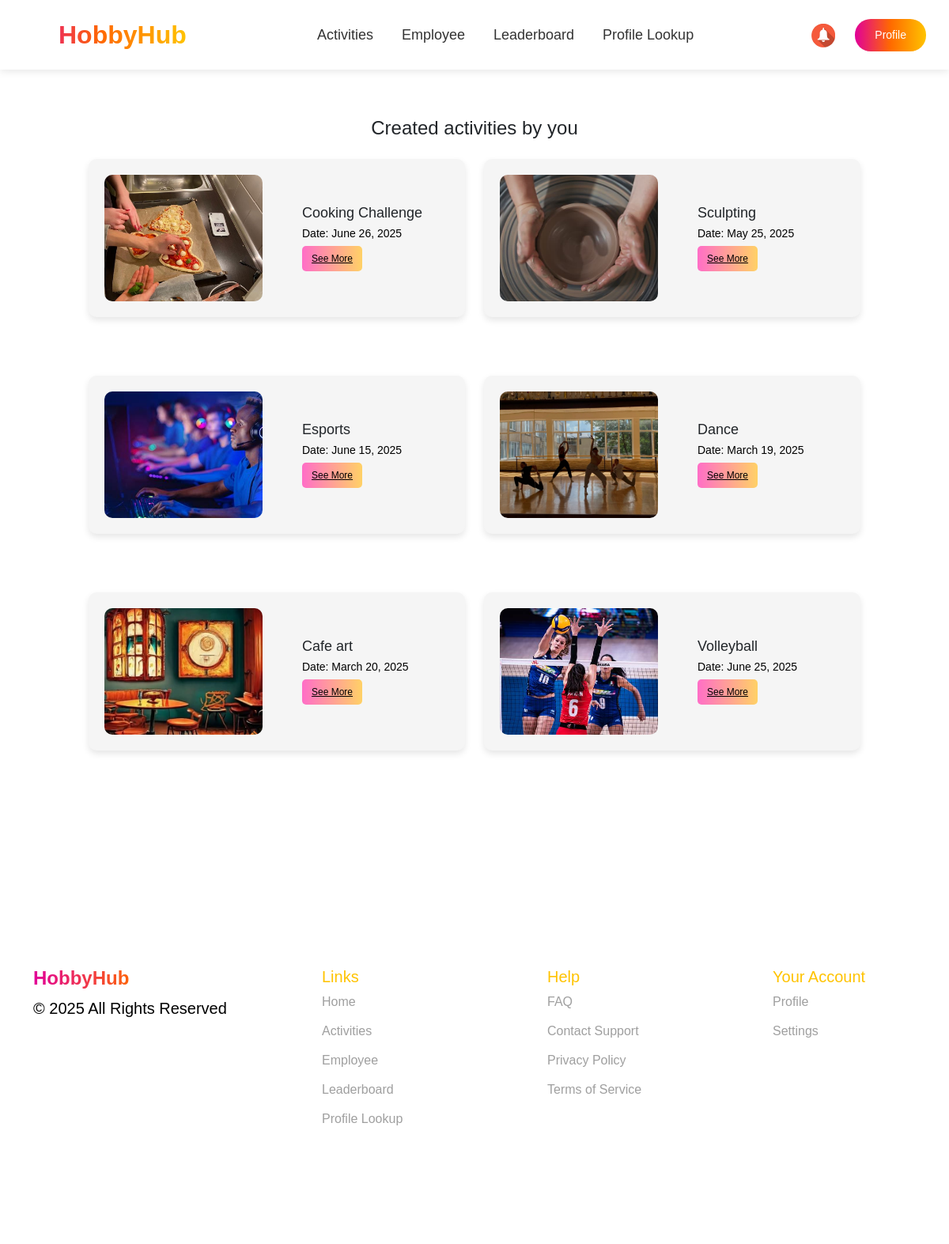
The app's page /organizer/ (signed in) with its own data.
### events/models.py (models this page shows, shortened)
class Event(models.Model):
    EVENT_TYPES = [
        ('offline-outdoor', 'Offline - Outdoor'),
        ('offline-indoor', 'Offline - Indoor'),
        ('online', 'Online'),
    ]
    title = models.CharField(max_length=150)
    description = models.TextField()
    location = models.CharField(max_length=250)
    date = models.DateField()
    time = models.TimeField()
    event_type = models.CharField(max_length=15, choices=EVENT_TYPES, default='offline-indoor')
    hobbies = models.ManyToManyField(Hobby, related_name='events')
    image = models.ImageField(upload_to='event_images/', null=True, blank=True)
    company = models.ForeignKey(
        Company,
        to_field='company_id',
        on_delete=models.CASCADE,
        related_name='events',
        verbose_name="Company"
    )
    diamonds = models.IntegerField(default=0, verbose_name="Diamonds")
    quota = models.IntegerField(default=10, verbose_name="Quota")
    participants = models.ManyToManyField(Employee, related_name='events', blank=True)

### events/views.py (the view)
# urls.py: path('organizer/', organizer_view, name='organizer_view'),
@role_required("organizer")
def organizer_view(request):
    events = Event.objects.all()
    return render(request, 'organizer.html', {'events': events})

### events/views.py (called while the page is built)
def role_required(role):
    def decorator(view_func):
        @wraps(view_func)
        def wrapper(request, *args, **kwargs):
            if role == "employee" and not request.session.get("nickname"):
                return redirect(f"/sign_in/?next={request.get_full_path()}")
            if role == "organizer" and not request.session.get("company_id"):
                return redirect(f"/sign_in/?next={request.get_full_path()}")
            return view_func(request, *args, **kwargs)
        return wrapper
    return decorator

### events/templates/organizer.html (shortened to what this page needs)
{% extends "organizer_base.html" %}
    {% load static %}
    {% block extra_css %}
    <link rel="stylesheet" href="https://cdn.jsdelivr.net/npm/bootstrap@5.3.0/dist/css/bootstrap.min.css">
    <link rel="stylesheet" href="{% static 'css/all.css' %}">
    <link href="https://fonts.cdnfonts.com/css/gilroy-bold" rel="stylesheet">
    {% endblock %}
{% block content %}
    <section class="your-activities">
        <div class="container mt-5">
            <h2 class="title text-center">Created activities by you</h2>
            <div class="row mt-4">
                {% for event in events %}
                <div class="col-md-6 mb-4" id="activities">
                    <div class="activity-card">
                            <img src="{{ event.image.url }}" class="activity-img" alt="{{ event.title }}" width="200">
                            <div class="activity-info">
                                <h5>{{ event.title }}</h5>
                                <p>Date: {{ event.date }}</p>
                                <a href="{% url 'activities' %}" class="button-link">See More</a>
                            </div>
                        </div>
                    </div>
                {% endfor %}
            </div>
        </div>
    </section>
    {% endblock %}

### events/static/css/guest-styles.css (style rules this page uses)
html { scroll-behavior: smooth; }
body { font-family: 'Girloy-Medium', sans-serif !important; margin: auto; background-color: #f5f5f5; }
p { color: #000000; font-weight: 400; font-size: 20px; }

### events/static/css/organizer-styles.css (style rules this page uses)
body { font-family: 'Gilroy-Medium', sans-serif; background-color: #F5F5F5; }
body h1, h2, h3, h4,h5,h6, header { font-family: 'Gilroy-Bold', sans-serif; }
p { color: #000000; font-weight: 400; font-size: 20px; }
.your-activities { padding: 100px; background-color: #FFFFFF; }
.title { font-family: 'Gilroy-Bold', sans-serif; font-size: 24px; margin-bottom: 20px; }
.activity-card { display: flex; align-items: center; background: #F5F5F5; padding: 20px; border-radius: 10px; box-shadow: 0 4px 8px rgba(0, 0, 0, 0.1); margin-bottom: 50px; }
.activity-img { width: 200px; height: 160px; border-radius: 10px; object-fit: cover; margin-right: 50px; }
.activity-info h5 { font-family: 'Gilroy-Bold', sans-serif; margin: 0; font-size: 18px; }
.activity-info p { margin: 5px 0; font-size: 14px; }

### events/static/css/user-styles.css (style rules this page uses)
body { overflow-x: hidden; }

### events/static/css/profile.css (style rules this page uses)
.activity-card { border-radius: 10px; overflow: hidden; transition: transform 0.3s; }

### events/static/css/activities.css (style rules this page uses)
:root { --primary-color: #FF6A00; --secondary-color: #FFC300; --accent-color: #E10098; --dark-color: #333333; --light-color: #F5F5F5; --white: #FFFFFF; --gray: #9F9F9F; --border-radius: 12px; --box-shadow: 0 4px 12px rgba(0, 0, 0, 0.1); --transition: all 0.3s ease; }
body { font-family: 'Gilroy-Medium', sans-serif; }
body h1, h2, h3, h4,h5,h6, header { font-family: 'Gilroy-Bold', sans-serif; }

### events/static/css/employees.css (style rules this page uses)
body { font-family: 'Gilroy-Medium', sans-serif; background-color: #F5F5F5; }
body h1, h2, h3, h4,h5,h6, header { font-family: 'Gilroy-Bold', sans-serif; }

### events/templates/organizer.html (style rules this page uses)
.button-link { display: inline-block; padding: 7px 12px; background: linear-gradient(to right, #FF6EC7, #FFD166); color: black; border-radius: 5px; transition: all 0.3s ease-in-out; font-size: 12px; }

### records on screen
Event: image (picture), title "Cooking Challenge", date "June 26, 2025"
Event: image (picture), title "Sculpting", date "May 25, 2025"
Event: image (picture), title "Esports", date "June 15, 2025"
Event: image (picture), title "Dance", date "March 19, 2025"
Event: image (picture), title "Cafe art", date "March 20, 2025"
Event: image (picture), title "Volleyball", date "June 25, 2025"
